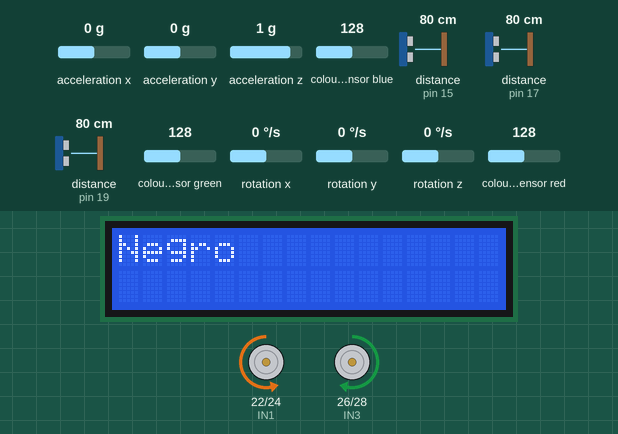
Recording of a sketch running on a simulated Arduino Mega 2560, built with avr-gcc and run on an emulated ATmega2560. Shown: 16×2 character LCD, motor-driver pin pairs drawn as motors (green arrow = first pin HIGH = forward, orange = second pin HIGH = backward, longer = more drive, scaled by the enable pin). Wiring (inferred from the names in the program): 3 × ultrasonic range finder: trigger pin 14, echo pin 15 / trigger pin 16, echo pin 17 / trigger pin 18, echo pin 19. Inputs (shaded band) come from the test bench; at power-on: rotation z 0 °/s, acceleration x 0 g, acceleration y 0 g, acceleration z 1 g, colour sensor blue 128, distance to the obstacle (sensors on pin 15, pin 17, pin 19) 80 cm, colour sensor green 128, rotation x 0 °/s, rotation y 0 °/s, colour sensor red 128. The echo pulse lasts 58.3 µs per cm; what the sketch prints to the serial monitor is not drawn.

Above: at 1.2 s.
1.3 s: rotation z set to 26 °/s
4.3 s: rotation z set to 31 °/s
At 5.1 s:
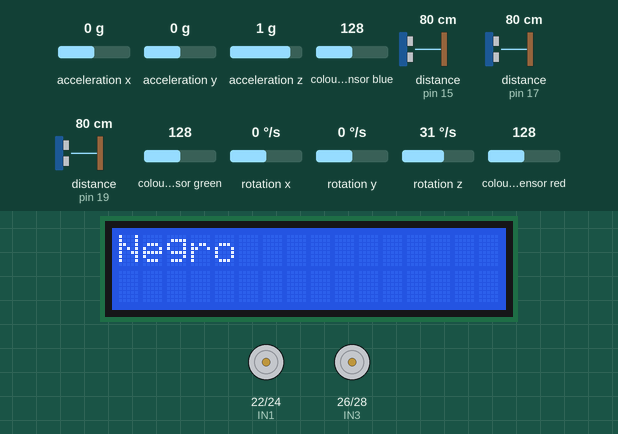
7.3 s: rotation z set to -192 °/s
At 8.8 s:
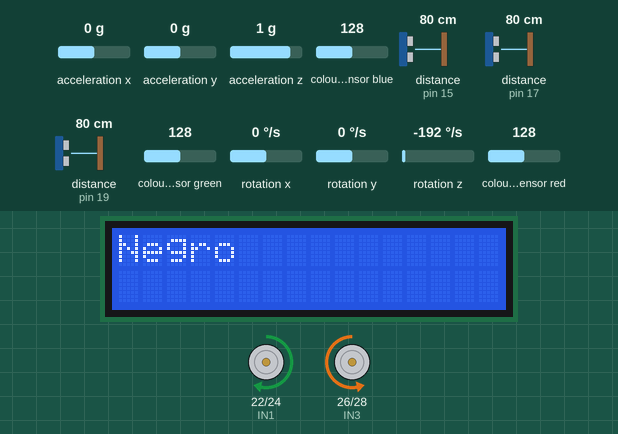
Timing chart, 0 to 11.6 s (numbered marks = the images above; inputs shaded):
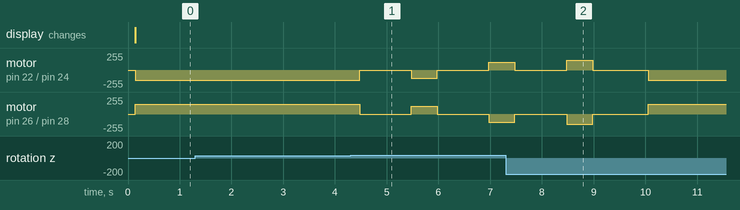

Measured:
- the behaviour switches between 27 and 28 °/s on rotation z (found by bisection; images 0 and 1)
- after the input at 1.3 s, every drawn part: stays the same

The sketch:

laberintooo.ino
```cpp
#include <I2Cdev.h>
#include <MPU6050.h>
#include <Wire.h>
#include "Adafruit_TCS34725.h"
#include <LiquidCrystal_I2C.h>

// Se definen todas las constantes y los pines

// Motores con el puente H
// Se pueden cambiar los pines
const int IN1 = 22;  // Motor A
const int IN2 = 24;  // Motor A
const int IN3 = 26;  // Motor B
const int IN4 = 28;  // Motor B
const int ENA = 2; // PWM
const int ENB = 3; // PWM

int movimiento = 0;

// Sensor ultrasonico enfrente
const int trig_frente = 18;
const int echo_frente = 19;
// Sensor ultrasonico izquierdo
const int trig_izq = 16;
const int echo_izq = 17;
// Sensor ultrasonico derecho
const int trig_der = 14;
const int echo_der = 15;

// Sensor de color
// Crear el objeto para el sensor de color
Adafruit_TCS34725 tcs = Adafruit_TCS34725(TCS34725_INTEGRATIONTIME_50MS, TCS34725_GAIN_4X);

// Crear objeto para la LCD
LiquidCrystal_I2C lcd(0x27, 16, 2);

// Arreglo para almacenar los movimientos
const int MAX_MOVIMIENTOS = 100;  // Se puede ajustar según el tamaño máximo de movimientos esperados
int movimientos[MAX_MOVIMIENTOS];
int indiceMovimientos = 0;

MPU6050 sensor;
int ax, ay, az;
int gx, gy, gz;

long tiempo_prev;
float dt;
float ang_z;
float ang_z_prev;
float ang_z_offset = 0.0;
bool calibrado = false;

void setup() {
  // Configurar los pines como salida (puente H)
  pinMode(IN1, OUTPUT);
  pinMode(IN2, OUTPUT);
  pinMode(IN3, OUTPUT);
  pinMode(IN4, OUTPUT);
  pinMode(ENA, OUTPUT);
  pinMode(ENB, OUTPUT);

  // Ultrasonico
  pinMode(trig_frente, OUTPUT);
  pinMode(echo_frente, INPUT);
  pinMode(trig_izq, OUTPUT);
  pinMode(echo_izq, INPUT);
  pinMode(trig_der, OUTPUT);
  pinMode(echo_der, INPUT);

  // Sensor de color y LCD
  tcs.begin();
  // Iniciar la LCD
  lcd.init();
  lcd.backlight();
  lcd.clear();

  Serial.begin(9600);

  // Giroscopio
  Wire.begin();
  sensor.initialize();    // Iniciando el sensor

  //if (sensor.testConnection()) Serial.println("Sensor iniciado correctamente");
  //else Serial.println("Error al iniciar el sensor");
}

void registrarMovimiento(int mov) {
  if (indiceMovimientos < MAX_MOVIMIENTOS) {
    movimientos[indiceMovimientos] = mov;
    indiceMovimientos++;
  }
}

void actualizarAngulo() {
  // Leer las velocidades angulares
  sensor.getRotation(&gx, &gy, &gz);

  dt = (millis() - tiempo_prev) / 1000.0;
  tiempo_prev = millis();

  // Calcular ángulo en Z
  ang_z = ang_z_prev + (gz / 131) * dt;

  // Calibrar la posición inicial en Z
  if (!calibrado) {
    ang_z_offset = ang_z; // Fijar el ángulo inicial
    calibrado = true;
  }

  // Aplicar el offset para que el valor inicial sea cero
  ang_z -= ang_z_offset;
  ang_z_prev = ang_z;
}

void detener() {
  digitalWrite(IN1, LOW);   // Detener ambos motores
  digitalWrite(IN2, LOW);
  digitalWrite(IN3, LOW);
  digitalWrite(IN4, LOW);
}

// Funciones de movimiento

void avanzar() {
  movimiento = 1;
  registrarMovimiento(movimiento);
  digitalWrite(IN1, LOW);
  digitalWrite(IN2, HIGH);
  digitalWrite(IN3, HIGH);
  digitalWrite(IN4, LOW);
  analogWrite(ENA, 120);  // Ajustar valores para la velocidad
  analogWrite(ENB, 120);
  delay(500);  // Ajustar la duración
  detener();
}

void retroceder() {
  movimiento = 2;
  registrarMovimiento(movimiento);
  digitalWrite(IN1, HIGH);
  digitalWrite(IN2, LOW);
  digitalWrite(IN3, LOW);
  digitalWrite(IN4, HIGH);
  analogWrite(ENA, 120);  // Ajustar valores para la velocidad
  analogWrite(ENB, 120);
  delay(500);  // Ajustar la duración
  detener();
}

void girarDerecha(float grados) {
  movimiento = 3;
  registrarMovimiento(movimiento);
  actualizarAngulo();  // Actualizar el ángulo inicial
  float angulo_inicio = ang_z;

  // Mover el motor hasta alcanzar el ángulo deseado
  while ((angulo_inicio - ang_z) < grados) {
    digitalWrite(IN1, HIGH);
    digitalWrite(IN2, LOW);
    digitalWrite(IN3, LOW);
    digitalWrite(IN4, HIGH);
    analogWrite(ENA, 150);
    analogWrite(ENB, 150);

    actualizarAngulo();
  }
  detener();
}

void girarIzquierda(float grados) {
  movimiento = 4;
  registrarMovimiento(movimiento);
  actualizarAngulo();  // Actualizar el ángulo inicial
  float angulo_inicio = ang_z;

  // Mover el motor hasta alcanzar el ángulo deseado
  while ((ang_z - angulo_inicio) < grados) {
    digitalWrite(IN1, LOW);
    digitalWrite(IN2, HIGH);
    digitalWrite(IN3, HIGH);
    digitalWrite(IN4, LOW);
    analogWrite(ENA, 150);
    analogWrite(ENB, 150);
    actualizarAngulo();
  }
  detener();
}

void giro180() {
  actualizarAngulo();  // Actualizar el ángulo inicial
  float angulo_inicio = ang_z;

  // Calcular el nuevo ángulo deseado
  float angulo_deseado = angulo_inicio + 170;

  // Normalizar el ángulo deseado si supera 360 grados
  if (angulo_deseado >= 360) {
    angulo_deseado -= 360;
  }

  // Girar a la derecha
  while (ang_z < angulo_deseado) {
    digitalWrite(IN1, HIGH);
    digitalWrite(IN2, LOW);
    digitalWrite(IN3, HIGH);
    digitalWrite(IN4, LOW);
    analogWrite(ENA, 150);
    analogWrite(ENB, 150);

    actualizarAngulo();
    //Serial.print("Giro a la derecha. Angulo Z: ");
    //Serial.println(ang_z);
  }

  // Asegúrate de que se detenga al alcanzar el ángulo deseado
  detener();
}


void regresarAlInicio() {
  for (int i = indiceMovimientos - 1; i >= 0; i--) {
    switch (movimientos[i]) {
      case 1:
        retroceder();
        delay(1000); // Si avanzó, ahora retrocede
        break;
      case 2:
        avanzar();
        delay(1000); // Si retrocedió, ahora avanza
        break;
      case 3:
        girarIzquierda(84);
        delay(1000); // Si giró a la derecha, ahora gira a la izquierda
        break;
      case 4:
        girarDerecha(95);
        delay(1000); // Si giró a la izquierda, ahora gira a la derecha
        break;
    }
  }
}

bool paredFrente () { // Si hay pared a menos de 15 o a 15 cm regresa true
  int distanciaUmbralFrente = 15;
  long duracion;
  long distancia;
  // Pulso ultrasónico
  digitalWrite(trig_frente, LOW);
  delayMicroseconds(2);
  digitalWrite(trig_frente,HIGH);
  delayMicroseconds(10);
  digitalWrite(trig_frente, LOW);


  // Tiempo del echo
  duracion = pulseIn(echo_frente, HIGH);
  // Calcula distancia
  distancia = duracion * 0.0343 / 2;
  // Comprobar si la distancia es menor o igual al umbral
  return (distancia <= distanciaUmbralFrente);
  delay(20);
}

bool paredIzquierda (){
  int distanciaUmbralIzq = 20;
  long duracion;
  long distancia;
  // Pulso ultrasónico
  digitalWrite(trig_izq, LOW);
  delayMicroseconds(2);
  digitalWrite(trig_izq,HIGH);
  delayMicroseconds(10);
  digitalWrite(trig_izq, LOW);


  // Tiempo del echo
  duracion = pulseIn(echo_izq, HIGH);
  // Calcula distancia
  distancia = duracion * 0.0343 / 2;
  // Comprobar si la distancia es menor o igual al umbral
  return (distancia <= distanciaUmbralIzq);
  delay(20);
}

bool paredDerecha (){
  long duracion;
  long distancia;
  int distanciaUmbralDer = 15;
  // Pulso ultrasónico
  digitalWrite(trig_der, LOW);
  delayMicroseconds(2);
  digitalWrite(trig_der,HIGH);
  delayMicroseconds(10);
  digitalWrite(trig_der, LOW);

  // Tiempo del echo
  duracion = pulseIn(echo_der, HIGH);
  // Calcula distancia
  distancia = duracion * 0.0343 / 2;
  // Comprobar si la distancia es menor o igual al umbral
  return (distancia <= distanciaUmbralDer);

  delay(20);

}

int detectarColor() {
  uint16_t r, g, b, c;
  tcs.getRawData(&r, &g, &b, &c);

  // Normalizar valores de color
  float red = r / (float)c * 255;
  float green = g / (float)c * 255;
  float blue = b / (float)c * 255;

  //Mostrar valores de RGB en el Serial Monitor
  //Serial.print("R: "); Serial.print(red);
  //Serial.print(" G: "); Serial.print(green);
  //Serial.print(" B: "); Serial.println(blue);


  // Detectar el color rangos aproximados de RGB
  if (red < 132 && green < 123 && blue < 90) {
    lcd.clear();
    lcd.print("Negro");
    return 4;
  }
  else if (red < 161 && green < 145 && blue < 101) {
    lcd.clear();
    lcd.print("Amarillo");
    return 3;}
  else if (red < 217 && green < 159 && blue < 150) {
    lcd.clear();
    lcd.print("Color: Rojo");
    return 5;
    }
  else if (red < 220 && blue < 170 && green < 170) {
    lcd.clear();
    lcd.print("Rosa");
    // Serial.print("Rosa");
    return 1;
  }
  else if (red < 163 && blue < 182 && green < 167) {
    lcd.clear();
    lcd.print("Morado");
    return 2;
  }

}

// Función para medir distancia con un sensor ultrasónico
// long medirDistancia(int trigPin, int echoPin) {
//   digitalWrite(trigPin, LOW);
//   delayMicroseconds(2);
//   digitalWrite(trigPin, HIGH);
//   delayMicroseconds(10);
//   digitalWrite(trigPin, LOW);

//   long duracion = pulseIn(echoPin, HIGH);
//   long distancia = duracion * 0.0343 / 2; // Convertir duración a distancia en cm
//   return distancia;
// }

// Función de lectura y visualización de distancias de los sensores ultrasónicos
// void mostrarDistancias() {
//   long distanciaFrente = medirDistancia(trig_frente, echo_frente);
//   long distanciaIzq = medirDistancia(trig_izq, echo_izq);
//   long distanciaDer = medirDistancia(trig_der, echo_der);

//   Serial.print("Distancia Frente: ");
//   Serial.print(distanciaFrente);
//   Serial.print(" cm\t");

//   Serial.print("Distancia Izquierda: ");
//   Serial.print(distanciaIzq);
//   Serial.print(" cm\t");

//   Serial.print("Distancia Derecha: ");
//   Serial.print(distanciaDer);
//   Serial.println(" cm");
// }


void loopLaberinto () {
  int contRosa = 0;
  int contMorado = 0;
  int contAmarillo = 0;
  int contNegro = 0;
  bool Final = false;

  while (Final == false){
    bool paredIzq = paredIzquierda();
    bool paredDer = paredDerecha();
    bool paredFre = paredFrente();
    Serial.println("While");
    bool casillaFrente = false;
    bool casillaIzquierda = false;
    bool casillaDerecha = false;
    int color = detectarColor();
    //mostrarDistancias();
    if (paredIzq == false && casillaIzquierda == false ){
      Serial.println("Izquierda");
      girarIzquierda(82);
      delay(1000);
      avanzar();
      delay(1000);
      casillaFrente = false;
      casillaIzquierda = false;
      casillaDerecha = false;
      if(color == 4){
        retroceder();
        delay(1000);
        girarDerecha(95);
        delay(1000);
        casillaIzquierda = true;
      }else if(color == 1){
        contRosa++;
        lcd.print("Rosa");
      }else if(color == 2){
        contMorado++;
        lcd.print("Morado");
      }else if(color == 3){
        contAmarillo++;
        lcd.print("Amarillo");
      }
      //else if(color == 5){
      //   //detener();
      //   delay(1000);
      //   //Final = true;
      // }
    }
    else if (paredFre == false && casillaFrente == false){
      Serial.println("Avanzar");
      avanzar();
      delay(1000);
      casillaFrente = false;
      casillaIzquierda = false;
      casillaDerecha = false;
      if(color == 4){
        retroceder();
        delay(1000);
        casillaFrente = true;
      }else if(color == 1){
        contRosa++;
        lcd.print("Rosa");
      }else if(color == 2){
        contMorado++;
        lcd.print("Morado");
      }else if(color == 3){
        contAmarillo++;
        lcd.print("Amarillo");
      }
      //else if(color == 5){
      //   //detener();
      //   delay(1000);
      //   //Final = true;
      // }
    }
    else if(paredDer == false && casillaDerecha == false){
      Serial.println("Derecha");
      girarDerecha(95);
      retroceder();
      delay(1000);
      avanzar();
      delay(1000);
      casillaFrente = false;
      casillaIzquierda = false;
      casillaDerecha = false;
      if(color == 4){
        retroceder();
        delay(1000);
        girarIzquierda(84);
        delay(1000);
        casillaDerecha = true;
      }else if(color == 1){
        contRosa++;
        lcd.print("Rosa");
      }else if(color == 2){
        contMorado++;
        lcd.print("Morado");
      }else if(color == 3){
        contAmarillo++;
        lcd.print("Amarillo");
      }
      //else if(color == 5){
      //   detener();
      //   delay(1000);
      //   Final = true;
      // }
    }
    else if(paredFre == true && paredIzq == true && paredDer == true){
      Serial.println("180 grados");
      giro180();
      delay(1000);
    }
  }
  // Se podria incluir tambien en el while
  if (contRosa > contMorado && contRosa > contAmarillo){
    lcd.clear();
    lcd.print("Rosa");
  } else if (contMorado > contRosa && contMorado > contAmarillo){
    lcd.clear();
    lcd.print("Morado");
  } else if (contAmarillo > contRosa && contAmarillo > contMorado){
    lcd.clear();
    lcd.print("Amarillo");
  }
  giro180();
  delay(1000);
  regresarAlInicio();
  detener();
}
void loop(){
  loopLaberinto();
}
```
